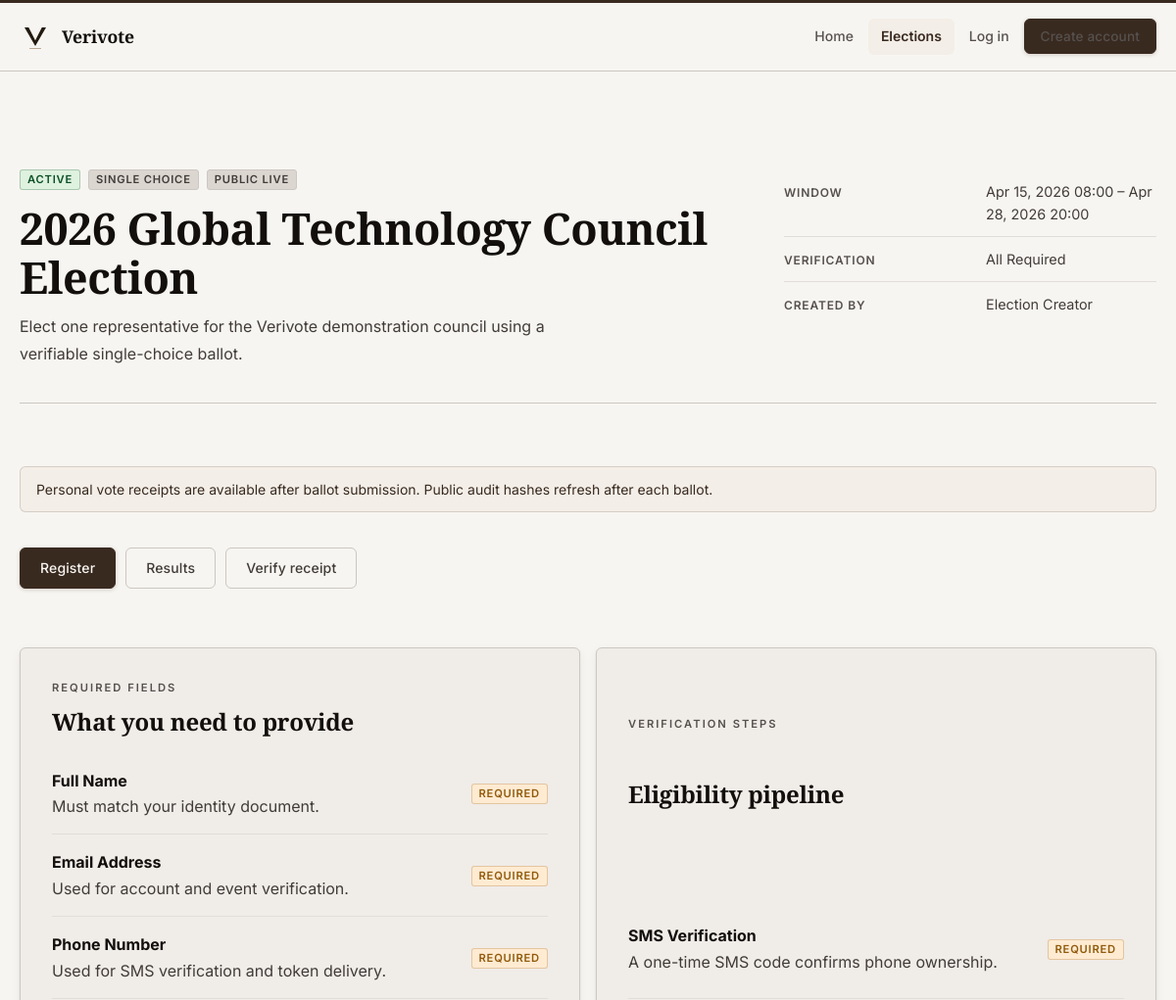
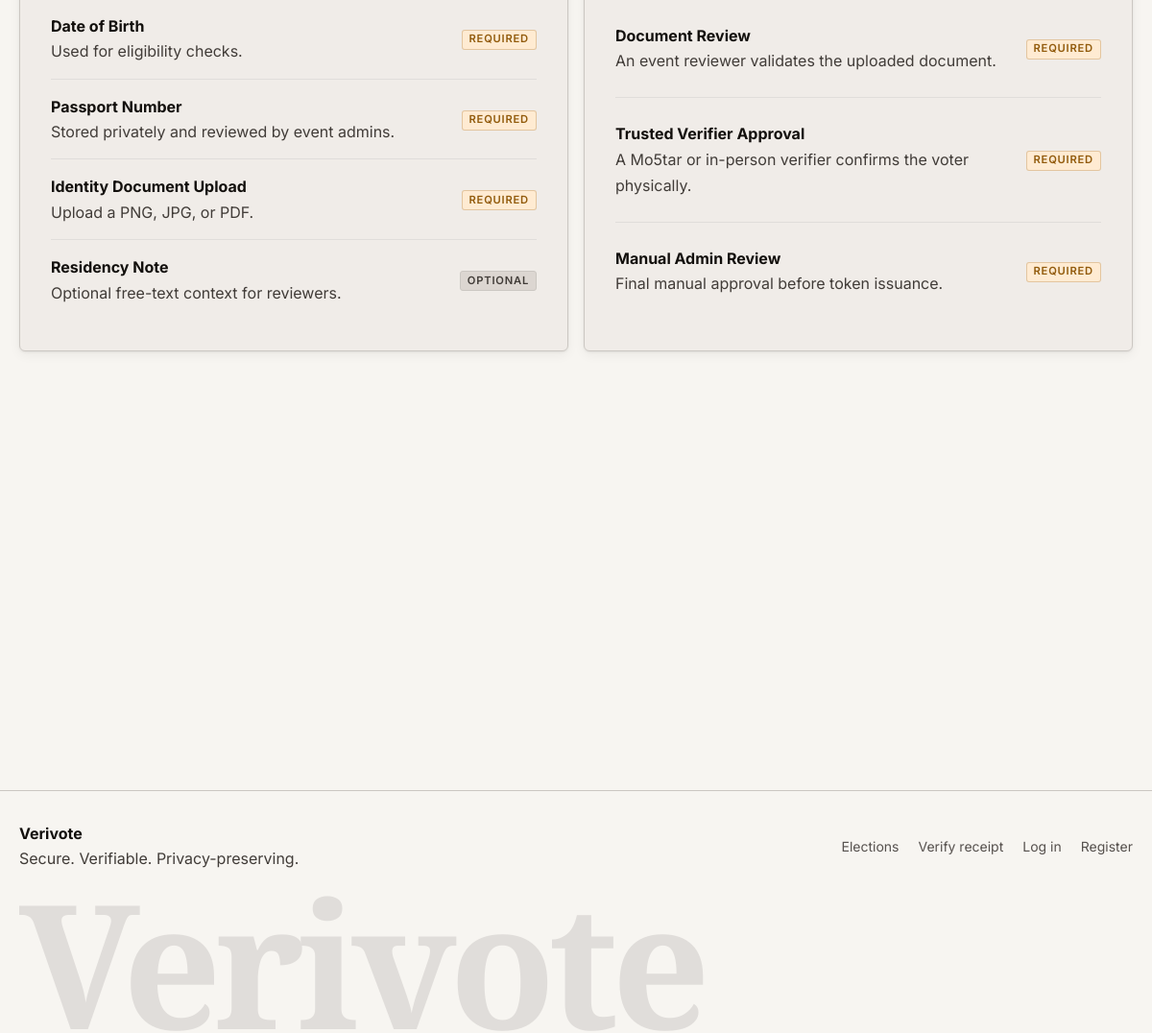
The page /event.php?slug=2026-global-technology-council-election on the database its author committed (2 pictures, top to bottom).
### tables this page shows
CREATE TABLE events (
    id BIGINT UNSIGNED AUTO_INCREMENT PRIMARY KEY,
    created_by BIGINT UNSIGNED NOT NULL,
    title VARCHAR(200) NOT NULL,
    slug VARCHAR(220) NOT NULL UNIQUE,
    description TEXT NOT NULL,
    ballot_type ENUM('single_choice') NOT NULL DEFAULT 'single_choice',
    status ENUM('draft', 'scheduled', 'active', 'closed', 'archived') NOT NULL DEFAULT 'draft',
    start_at DATETIME NOT NULL,
    end_at DATETIME NOT NULL,
    timezone VARCHAR(80) NOT NULL DEFAULT 'UTC',
    result_visibility ENUM('private', 'public_after_close', 'public_live') NOT NULL DEFAULT 'public_after_close',
    personal_verification_enabled TINYINT(1) NOT NULL DEFAULT 1,
    public_audit_enabled TINYINT(1) NOT NULL DEFAULT 1,
    allow_self_registration TINYINT(1) NOT NULL DEFAULT 1,
    max_votes_per_token TINYINT UNSIGNED NOT NULL DEFAULT 1,
    verification_policy ENUM('all_required', 'any_one', 'custom') NOT NULL DEFAULT 'all_required',
    eligibility_rules TEXT NULL,
    event_notice TEXT NULL,
    created_at TIMESTAMP NOT NULL DEFAULT CURRENT_TIMESTAMP,
    updated_at TIMESTAMP NOT NULL DEFAULT CURRENT_TIMESTAMP ON UPDATE CURRENT_TIMESTAMP,
    CONSTRAINT fk_events_creator FOREIGN KEY (created_by) REFERENCES users(id)
);

CREATE TABLE users (
    id BIGINT UNSIGNED AUTO_INCREMENT PRIMARY KEY,
    role_id INT UNSIGNED NOT NULL,
    full_name VARCHAR(150) NOT NULL,
    email VARCHAR(190) NOT NULL UNIQUE,
    phone VARCHAR(40) NOT NULL UNIQUE,
    password_hash VARCHAR(255) NOT NULL,
    status ENUM('pending', 'active', 'suspended') NOT NULL DEFAULT 'pending',
    email_verified_at DATETIME NULL,
    phone_verified_at DATETIME NULL,
    last_login_at DATETIME NULL,
    failed_login_count INT UNSIGNED NOT NULL DEFAULT 0,
    created_at TIMESTAMP NOT NULL DEFAULT CURRENT_TIMESTAMP,
    updated_at TIMESTAMP NOT NULL DEFAULT CURRENT_TIMESTAMP ON UPDATE CURRENT_TIMESTAMP,
    CONSTRAINT fk_users_role FOREIGN KEY (role_id) REFERENCES roles(id)
);

CREATE TABLE event_required_fields (
    id BIGINT UNSIGNED AUTO_INCREMENT PRIMARY KEY,
    event_id BIGINT UNSIGNED NOT NULL,
    field_key VARCHAR(120) NOT NULL,
    field_label VARCHAR(150) NOT NULL,
    field_type ENUM('text', 'email', 'phone', 'date', 'textarea', 'select', 'file', 'image', 'id_number', 'passport', 'address') NOT NULL DEFAULT 'text',
    placeholder VARCHAR(190) NULL,
    help_text VARCHAR(255) NULL,
    options_json JSON NULL,
    validation_rules_json JSON NULL,
    is_required TINYINT(1) NOT NULL DEFAULT 1,
    is_system_field TINYINT(1) NOT NULL DEFAULT 1,
    field_order INT UNSIGNED NOT NULL DEFAULT 1,
    created_at TIMESTAMP NOT NULL DEFAULT CURRENT_TIMESTAMP,
    UNIQUE KEY uniq_field (event_id, field_key),
    CONSTRAINT fk_required_fields_event FOREIGN KEY (event_id) REFERENCES events(id) ON DELETE CASCADE
);

CREATE TABLE verification_methods (
    id BIGINT UNSIGNED AUTO_INCREMENT PRIMARY KEY,
    event_id BIGINT UNSIGNED NOT NULL,
    method_key VARCHAR(80) NOT NULL,
    label VARCHAR(150) NOT NULL,
    description VARCHAR(255) NULL,
    is_required TINYINT(1) NOT NULL DEFAULT 1,
    requires_reviewer TINYINT(1) NOT NULL DEFAULT 0,
    sequence_order INT UNSIGNED NOT NULL DEFAULT 1,
    config_json JSON NULL,
    is_active TINYINT(1) NOT NULL DEFAULT 1,
    created_at TIMESTAMP NOT NULL DEFAULT CURRENT_TIMESTAMP,
    UNIQUE KEY uniq_method (event_id, method_key),
    CONSTRAINT fk_verification_methods_event FOREIGN KEY (event_id) REFERENCES events(id) ON DELETE CASCADE
);

### config/database.php (called while the page is built, shortened)
<?php
function db(): PDO
{
    static $pdo = null;
    if ($pdo instanceof PDO) {
        return $pdo;
    }
    $config = app_config('db');
    $dsn = sprintf(
        'mysql:host=%s;port=%s;dbname=%s;charset=%s',
        $config['host'],
        $config['port'],
        $config['name'],
        $config['charset']
    );
    $pdo = new PDO($dsn, $config['user'], $config['pass'], [
        PDO::ATTR_ERRMODE => PDO::ERRMODE_EXCEPTION,
        PDO::ATTR_DEFAULT_FETCH_MODE => PDO::FETCH_ASSOC,
        PDO::ATTR_EMULATE_PREPARES => false,
    ]);
    return $pdo;
}

### includes/helpers.php (called while the page is built, shortened)
<?php
function app_config(?string $key = null, mixed $default = null): mixed
{
    global $appConfig;
    $segments = explode('.', $key);
    $value = $appConfig;
    foreach ($segments as $segment) {
        $value = $value[$segment];
    }
    return $value;
}
function app_base_path(): string
{
    static $cached = null;
    if (is_string($cached)) {
        return $cached;
    }
    $documentRoot = realpath((string) ($_SERVER['DOCUMENT_ROOT'] ?? ''));
    $projectRoot = realpath(BASE_PATH);
    $documentRoot = str_replace('\\', '/', $documentRoot);
    $projectRoot = str_replace('\\', '/', $projectRoot);
    if ($projectRoot === $documentRoot) {
        $cached = '';
        return $cached;
    }
    $prefix = rtrim($documentRoot, '/') . '/';
    $relative = trim(substr($projectRoot, strlen($prefix)), '/');
    $cached = $relative === '' ? '' : '/' . $relative;
    return $cached;
}
function base_url(string $path = ''): string
{
    $appUrl = (string) app_config('app_url', '');
    $path = '/' . ltrim($path, '/');
    $basePath = app_base_path();
    if ($basePath === '') {
        return $path;
    }
    return $path === '/' ? $basePath . '/' : $basePath . $path;
}
function e(null|string|int|float $value): string
{
    return htmlspecialchars((string) $value, ENT_QUOTES | ENT_SUBSTITUTE, 'UTF-8');
}
function format_datetime(?string $value, string $format = 'M j, Y H:i T'): string
{
    return (new DateTimeImmutable($value))->format($format);
}
function format_status(string $value): string
{
    return ucwords(str_replace('_', ' ', $value));
}
function badge_class(string $status): string
{
    return match ($status) {
        'active', 'approved', 'verified', 'used', 'sent' => 'badge-success',
        'warning', 'scheduled', 'under_review', 'pending', 'queued' => 'badge-warning',
        'error', 'rejected', 'revoked', 'failed', 'suspended' => 'badge-danger',
        default => 'badge-muted',
    };
}
function fetch_one(string $sql, array $params = []): ?array
{
    $statement = db()->prepare($sql);
    $statement->execute($params);
    $row = $statement->fetch();
    return $row ?: null;
}
function fetch_all(string $sql, array $params = []): array
{
    $statement = db()->prepare($sql);
    $statement->execute($params);
    return $statement->fetchAll();
}
function can_view_public_results(array $event): bool
{
    if ($event['result_visibility'] === 'public_live') {
        return true;
    }
    return false;
}
function fetch_event_by_slug(string $slug): ?array
{
    return fetch_one(
        'SELECT events.*, users.full_name AS creator_name
         FROM events
         INNER JOIN users ON users.id = events.created_by
         WHERE events.slug = :slug',
        ['slug' => $slug]
    );
}
function fetch_event_required_fields(int $eventId): array
{
    return fetch_all(
        'SELECT * FROM event_required_fields
         WHERE event_id = :event_id
         ORDER BY field_order ASC, id ASC',
        ['event_id' => $eventId]
    );
}
function fetch_event_verification_methods(int $eventId, bool $activeOnly = false): array
{
    return fetch_all(
        'SELECT * FROM verification_methods
         WHERE event_id = :event_id' . ($activeOnly ? ' AND is_active = 1' : '') . '
         ORDER BY sequence_order ASC, id ASC',
        ['event_id' => $eventId]
    );
}

### includes/auth.php (called while the page is built, shortened)
<?php
function current_user(bool $refresh = false): ?array
{
    if (empty($_SESSION['user_id'])) {
        return null;
    }
    $user = fetch_one(
        'SELECT users.*, roles.slug AS role_slug, roles.name AS role_name
         FROM users
         INNER JOIN roles ON roles.id = users.role_id
         WHERE users.id = :user_id',
        ['user_id' => (int) $_SESSION['user_id']]
    );
    return $user;
}

### event.php (the view, shortened to what this page needs)
<?php
$slug  = trim((string) ($_GET['slug'] ?? ''));
$event = $slug !== '' ? fetch_event_by_slug($slug) : fetch_event_by_id((int) ($_GET['event'] ?? 0));
$viewer          = current_user();
$viewerRole      = $viewer !== null ? (string) ($viewer['role_slug'] ?? '') : '';
$requiredFields  = fetch_event_required_fields((int) $event['id']);
$methods         = fetch_event_verification_methods((int) $event['id'], true);
include __DIR__ . '/includes/header.php';
?>
<section class="section section--top" data-reveal>
    <div class="page-intro">
        <div>
            <div class="pill-row" style="margin-bottom:14px;">
                <span class="badge <?= e(badge_class($event['status'])); ?>"><?= e(format_status($event['status'])); ?></span>
                <span class="badge badge-muted"><?= e(format_status($event['ballot_type'])); ?></span>
                <span class="badge badge-muted"><?= e(format_status($event['result_visibility'])); ?></span>
            </div>
            <h1><?= e($event['title']); ?></h1>
            <p style="margin-top:12px;"><?= e($event['description']); ?></p>
        </div>
        <div class="def-list">
            <dl>
                <div class="def-row">
                    <dt>Window</dt>
                    <dd><?= e(format_datetime($event['start_at'], 'M j, Y H:i')); ?> &ndash; <?= e(format_datetime($event['end_at'], 'M j, Y H:i')); ?></dd>
                </div>
                <div class="def-row">
                    <dt>Verification</dt>
                    <dd><?= e(format_status($event['verification_policy'])); ?></dd>
                </div>
                <div class="def-row">
                    <dt>Created by</dt>
                    <dd><?= e($event['creator_name']); ?></dd>
                </div>
            </dl>
        </div>
    </div>
    <?php if (!empty($event['event_notice'])): ?>
        <div class="alert alert--info"><?= e($event['event_notice']); ?></div>
    <?php endif; ?>
    <div class="inline-actions" style="padding-top:8px;">
        <?php if (in_array($viewerRole, ['event_creator', 'super_admin'], true)): ?>
            <a class="button button--primary" href="<?= e(base_url('/creator/event_form.php?event=' . $event['id'])); ?>">Manage event</a>
        <?php elseif ($viewerRole === 'co_admin'): ?>
            <a class="button button--primary" href="<?= e(base_url('/creator/verifications.php?event=' . $event['id'])); ?>">Open tools</a>
        <?php else: ?>
            <a class="button button--primary" href="<?= e(base_url('/voter/register_event.php?event=' . $event['id'])); ?>">Register</a>
        <?php endif; ?>
        <?php if (can_view_public_results($event)): ?>
            <a class="button button--ghost" href="<?= e(base_url('/results.php?event=' . $event['id'])); ?>">Results</a>
        <?php endif; ?>
        <a class="button button--ghost" href="<?= e(base_url('/voter/verify_vote.php?event=' . $event['id'])); ?>">Verify receipt</a>
    </div>
</section>
<section class="section" data-reveal>
    <div class="grid-2">
        <article class="panel">
            <span class="eyebrow">Required fields</span>
            <h2>What you need to provide</h2>
            <?php if (!$requiredFields): ?>
                <p>No required fields configured for this event.</p>
            <?php else: ?>
                <div class="list-shell list-shell--bare">
                    <?php foreach ($requiredFields as $field): ?>
                        <div class="list-row">
                            <div>
                                <strong><?= e($field['field_label']); ?></strong>
                                <p><?= e($field['help_text'] ?: format_status($field['field_type'])); ?></p>
                            </div>
                            <span class="badge <?= $field['is_required'] ? 'badge-warning' : 'badge-muted'; ?>">
                                <?= $field['is_required'] ? 'Required' : 'Optional'; ?>
                            </span>
                        </div>
                    <?php endforeach; ?>
                </div>
            <?php endif; ?>
        </article>
        <article class="panel">
            <span class="eyebrow">Verification steps</span>
            <h2>Eligibility pipeline</h2>
            <?php if (!$methods): ?>
                <p>No verification methods configured for this event.</p>
            <?php else: ?>
                <div class="list-shell list-shell--bare">
                    <?php foreach ($methods as $method): ?>
                        <div class="list-row">
                            <div>
                                <strong><?= e($method['label']); ?></strong>
                                <p><?= e($method['description'] ?: 'Configured for this event.'); ?></p>
                            </div>
                            <span class="badge <?= $method['is_required'] ? 'badge-warning' : 'badge-muted'; ?>">
                                <?= $method['is_required'] ? 'Required' : 'Optional'; ?>
                            </span>
                        </div>
                    <?php endforeach; ?>
                </div>
            <?php endif; ?>
        </article>
    </div>
</section>
<?php include __DIR__ . '/includes/footer.php'; ?>

### rows shown on the page
events: status "ACTIVE", ballot_type "SINGLE CHOICE", result_visibility "PUBLIC LIVE", title "2026 Global Technology Council Election", description "Elect one representative for the Verivote demonstration council using a verifiable single-choice ballot.", start_at "Apr 15, 2026 08:00", end_at "Apr 28, 2026 20:00", verification_policy "All Required", created_by.full_name "Election Creator", event_notice "Personal vote receipts are available after ballot submission. Public audit hashes refresh after each ballot."
event_required_fields: field_label "Full Name", help_text "Must match your identity document.", is_required "REQUIRED"
event_required_fields: field_label "Email Address", help_text "Used for account and event verification.", is_required "REQUIRED"
event_required_fields: field_label "Phone Number", help_text "Used for SMS verification and token delivery.", is_required "REQUIRED"
event_required_fields: field_label "Date of Birth", help_text "Used for eligibility checks.", is_required "REQUIRED"
event_required_fields: field_label "Passport Number", help_text "Stored privately and reviewed by event admins.", is_required "REQUIRED"
event_required_fields: field_label "Identity Document Upload", help_text "Upload a PNG, JPG, or PDF.", is_required "REQUIRED"
event_required_fields: field_label "Residency Note", help_text "Optional free-text context for reviewers.", is_required "OPTIONAL"
verification_methods: label "SMS Verification", description "A one-time SMS code confirms phone ownership.", is_required "REQUIRED"
verification_methods: label "Document Review", description "An event reviewer validates the uploaded document.", is_required "REQUIRED"
verification_methods: label "Trusted Verifier Approval", description "A Mo5tar or in-person verifier confirms the voter physically.", is_required "REQUIRED"
verification_methods: label "Manual Admin Review", description "Final manual approval before token issuance.", is_required "REQUIRED"
